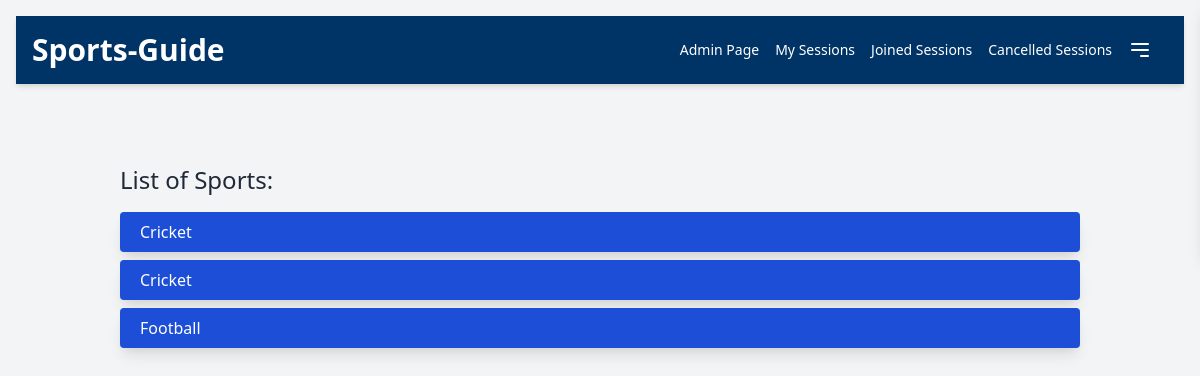
/player (signed in), run on the app's committed database.
### authentication/models.py (models this page shows, shortened)
class Sport(models.Model):
    id = models.IntegerField(primary_key=True)
    sport_name = models.CharField(max_length=100)

### authentication/views.py (the view)
    def _wrapped_view(request, *args, **kwargs):
        if not request.user.is_authenticated:
            messages.info(request, "Please sign in to access this page.")
            return redirect(settings.LOGIN_URL)
        return view_func(request, *args, **kwargs)

### authentication/views.py (called while the page is built)
def login_required(view_func):
    def _wrapped_view(request, *args, **kwargs):
        if not request.user.is_authenticated:
            messages.info(request, "Please sign in to access this page.")
            return redirect(settings.LOGIN_URL)
        return view_func(request, *args, **kwargs)
    return _wrapped_view

@login_required
def player(request):
    csports = Sport.objects.all()
    sessions = Session.objects.all()
    return render(request, 'Player.html', {'csports': csports, 'sessions': sessions})

### templates/Player.html (shortened to what this page needs)
<!DOCTYPE html>
<html lang="en">
  <head>
    <link
      href="https://cdn.jsdelivr.net/npm/tailwindcss@2.2.19/dist/tailwind.min.css"
      rel="stylesheet" />
  </head>
  <body class="bg-gray-100 text-gray-800">
    <nav class="navbar flex flex-wrap justify-between items-center p-4 shadow-md m-4">
      <a
        href="/player"
        class="text-3xl font-bold text-white hover:text-gray-300 transition duration-300"
        >Sports-Guide</a
      >
      <div id="navbar-menu" class="hidden md:flex flex-wrap items-center space-x-4">
        {% if user.is_staff %}
        <a href="/organizor" class="text-sm text-white hover:text-gray-300 transition duration-300"
          >Admin Page</a
        >
        <a href="/mysession" class="text-sm text-white hover:text-gray-300 transition duration-300"
          >My Sessions</a
        >
        <a
          href="/joinedsessions"
          class="text-sm text-white hover:text-gray-300 transition duration-300"
          >Joined Sessions</a
        >
        <a
          href="/cancel_sessions"
          class="text-sm text-white hover:text-gray-300 transition duration-300"
          >Cancelled Sessions</a
        >
        {% endif %}
        <div class="relative">
          <svg
            xmlns="http://www.w3.org/2000/svg"
            class="h-6 w-6 cursor-pointer text-white"
            fill="none"
            viewBox="0 0 24 24"
            stroke="currentColor"
            onclick="toggleDropdown()">
            <path
              stroke-linecap="round"
              stroke-linejoin="round"
              stroke-width="2"
              d="M4 6h16M4 12h16m-7 6h7" />
          </svg>
        </div>
      </div>
    </nav>
    <div class="container mx-auto p-8">
      {% if csports %}
      <h2 class="text-2xl text-gray-800 mt-8 mb-4 fade-in">List of Sports:</h2>
      <ul class="sports-list space-y-2">
        {% for sport in csports %}
        <li
          class="bg-blue-700 text-white shadow-lg px-5 py-2 rounded hover:bg-blue-800 transition-transform transform hover:scale-105 duration-300 ease-in-out fade-in">
          <a href="{% url 'filtered_sessions' sport.id %}">{{ sport.sport_name }}</a>
        </li>
        {% endfor %}
      </ul>
      {% else %}
      <p class="text-gray-600 mt-8 fade-in">No sports created yet</p>
      {% endif %}
    </div>
  </body>
</html>

### templates/Player.html (style rules this page uses)
.navbar { background-color: #003366; }
.fade-in { opacity: 0; transition: opacity 0.5s ease-in-out; }
.fade-in.visible { opacity: 1; }

### data on the page
Sport: sport_name "Cricket"
Sport: sport_name "Cricket"
Sport: sport_name "Football"
